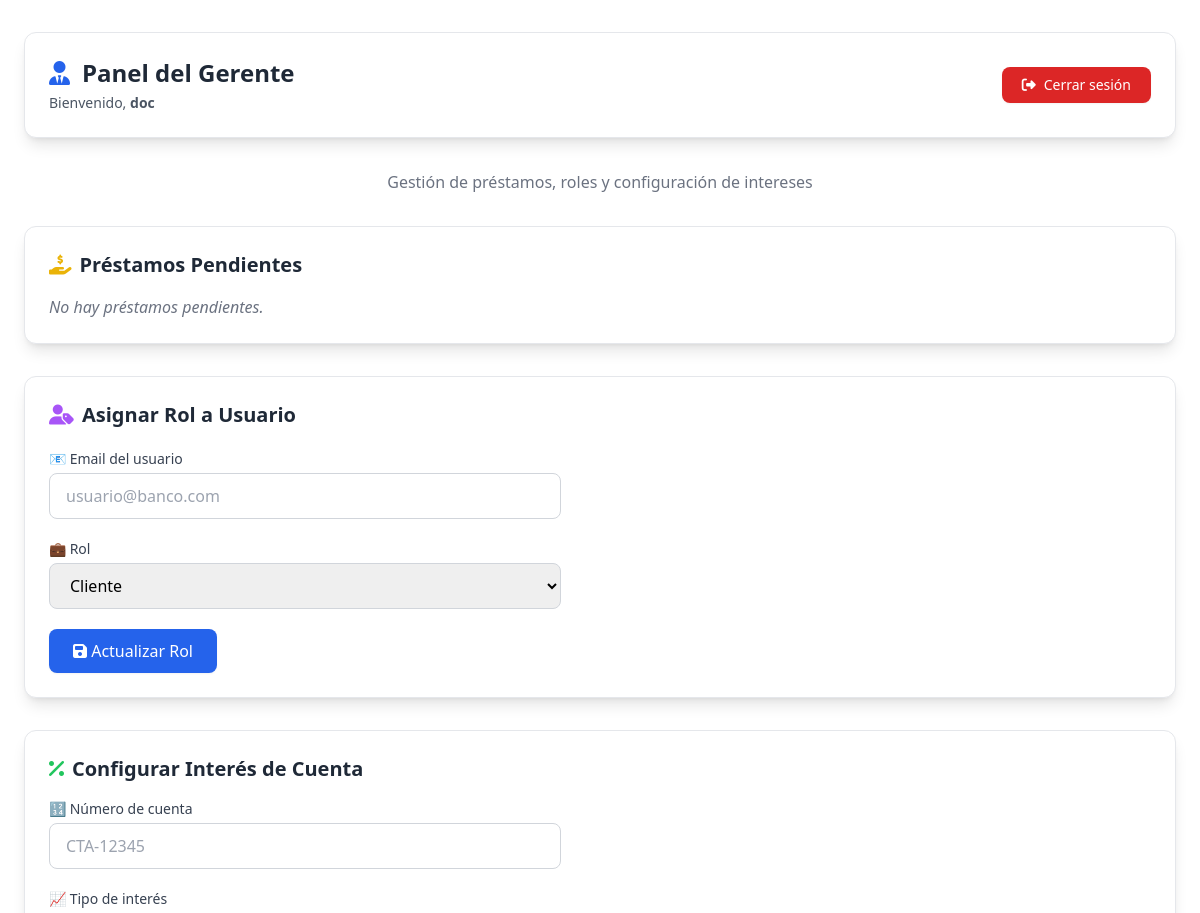
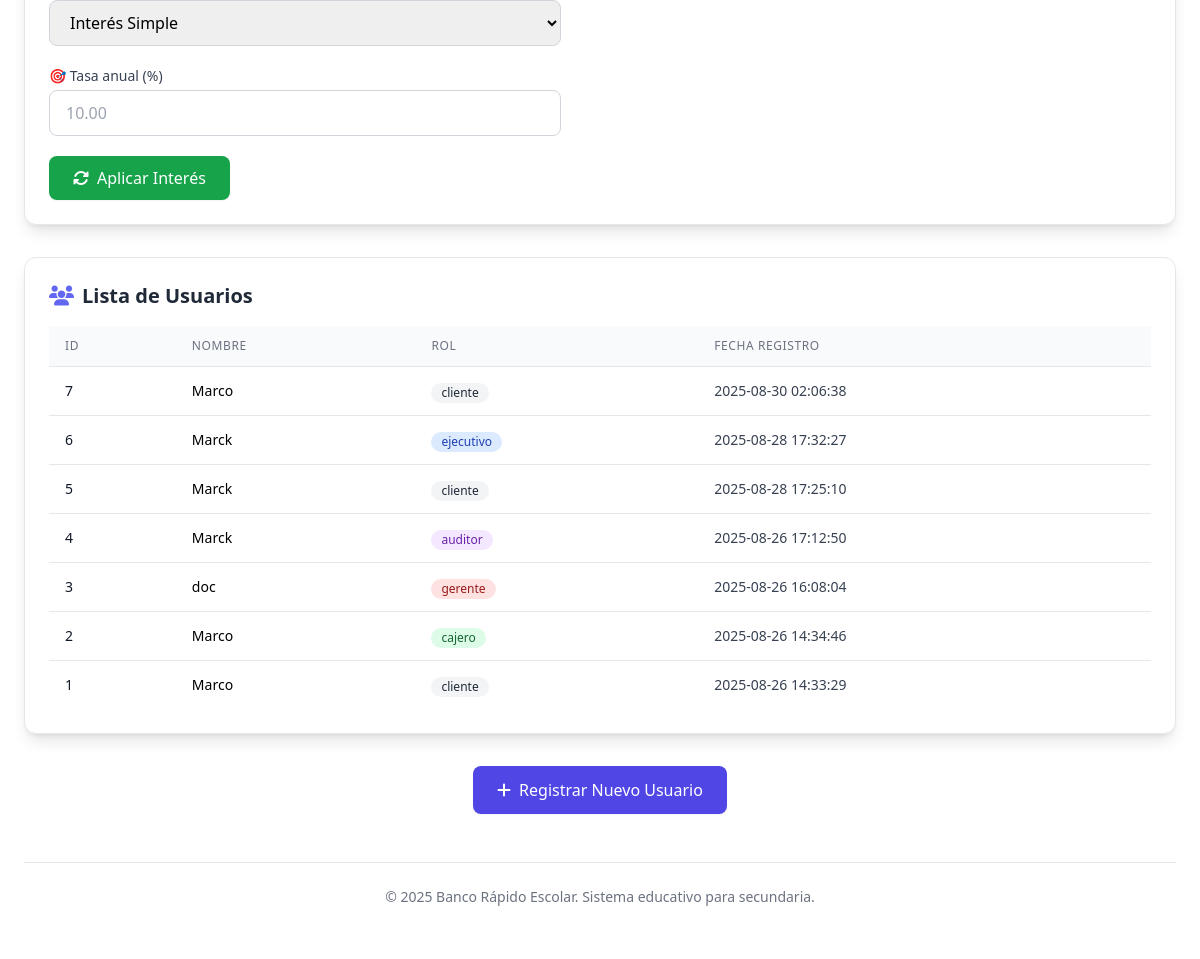
The page /dashboard.php (signed in) on the database its author committed (2 pictures, top to bottom).
### tables this page shows
CREATE TABLE `usuarios` (
  `id` int(11) NOT NULL,
  `nombre` varchar(100) NOT NULL,
  `email` varchar(120) NOT NULL,
  `contraseña_hash` varchar(255) NOT NULL,
  `rol` enum('cliente','cajero','ejecutivo','gerente','auditor') DEFAULT 'cliente',
  `creado_en` timestamp NOT NULL DEFAULT current_timestamp()
);

### dashboard.php (called while the page is built, shortened)
<?php
include 'includes/header.php';
call_user_func(role() . '_dashboard');
include 'includes/footer.php';

### includes/helpers.php (called while the page is built, shortened)
<?php
function h($s) {
    return htmlspecialchars($s ?? '', ENT_QUOTES, 'UTF-8');
}
function user() {
    return $_SESSION['user'] ?? null;
}
function listar_usuarios() {
    $pdo = Database::getInstance();
    $stmt = $pdo->query("SELECT id, nombre, rol, creado_en FROM usuarios ORDER BY creado_en DESC");
    return $stmt->fetchAll(PDO::FETCH_ASSOC);
}

### includes/gerente.php (the view, shortened to what this page needs)
<?php
function gerente_dashboard() {
    $pdo = Database::getInstance();
    $loans = $pdo->query("
        SELECT l.*, a.numero_cuenta, u.nombre as borrower
        FROM prestamos l
        JOIN cuentas a ON a.id = l.cuenta_solicitante_id
        JOIN usuarios u ON u.id = a.usuario_id
        ORDER BY l.id DESC
    ")->fetchAll();
    $usuarios = listar_usuarios();
    ?>
    <div class="container mx-auto px-6 py-8 max-w-7xl">
        <div class="flex justify-between items-center mb-8 p-6 bg-white rounded-xl shadow-lg border border-gray-200">
            <div>
                <h1 class="text-2xl font-bold text-gray-800 flex items-center gap-3">
                    <i class="fas fa-user-tie text-blue-600"></i>
                    Panel del Gerente
                </h1>
                <p class="text-gray-600 text-sm mt-1">
                    Bienvenido, <strong><?= h(user()['name']) ?></strong>
                </p>
            </div>
            <a href="auth/logout.php"
               class="inline-flex items-center gap-2 px-5 py-2 bg-red-600 hover:bg-red-700 text-white text-sm font-medium rounded-lg transition shadow-sm hover:shadow"
               onclick="return confirm('¿Seguro que deseas cerrar sesión?')">
                <i class="fas fa-sign-out-alt"></i>
                Cerrar sesión
            </a>
        </div>
        <div class="text-center mb-8">
            <p class="text-gray-500">Gestión de préstamos, roles y configuración de intereses</p>
        </div>
        <section class="bg-white p-6 rounded-xl shadow-lg border border-gray-200 mb-8">
            <h2 class="text-xl font-semibold text-gray-800 mb-4 flex items-center gap-2">
                <i class="fas fa-hand-holding-usd text-yellow-500"></i>
                Préstamos Pendientes
            </h2>
            <?php if (count(array_filter($loans, fn($l) => $l['estado'] === 'pending')) === 0): ?>
                <p class="text-gray-500 italic">No hay préstamos pendientes.</p>
            <?php endif; ?>
        </section>
        <section class="bg-white p-6 rounded-xl shadow-lg border border-gray-200 mb-8">
            <h2 class="text-xl font-semibold text-gray-800 mb-4 flex items-center gap-2">
                <i class="fas fa-user-tag text-purple-500"></i>
                Asignar Rol a Usuario
            </h2>
            <form method="post" class="space-y-5 max-w-lg">
                <div>
                    <label class="block text-sm font-medium text-gray-700 mb-1">📧 Email del usuario</label>
                    <input
                        type="email"
                        name="email"
                        class="w-full px-4 py-2.5 border border-gray-300 rounded-lg focus:outline-none focus:ring-2 focus:ring-blue-500/30 focus:border-blue-600"
                        placeholder="usuario@banco.com"
                        required
                    >
                </div>
                <div>
                    <label class="block text-sm font-medium text-gray-700 mb-1">💼 Rol</label>
                    <select
                        name="role"
                        class="w-full px-4 py-2.5 border border-gray-300 rounded-lg focus:outline-none focus:ring-2 focus:ring-blue-500/30 focus:border-blue-600"
                    >
                        <option value="cliente">Cliente</option>
                    </select>
                </div>
                <button
                    type="submit"
                    class="bg-blue-600 hover:bg-blue-700 text-white font-medium py-2.5 px-6 rounded-lg transition shadow-sm hover:shadow"
                >
                    <i class="fas fa-save"></i> Actualizar Rol
                </button>
            </form>
        </section>
        <section class="bg-white p-6 rounded-xl shadow-lg border border-gray-200 mb-8">
            <h2 class="text-xl font-semibold text-gray-800 mb-4 flex items-center gap-2">
                <i class="fas fa-percent text-green-500"></i>
                Configurar Interés de Cuenta
            </h2>
            <form method="post" class="space-y-5 max-w-lg">
                <div>
                    <label class="block text-sm font-medium text-gray-700 mb-1">🔢 Número de cuenta</label>
                    <input
                        type="text"
                        name="account_number"
                        class="w-full px-4 py-2.5 border border-gray-300 rounded-lg focus:outline-none focus:ring-2 focus:ring-green-500/30 focus:border-green-600"
                        placeholder="CTA-12345"
                        required
                    >
                </div>
                <div>
                    <label class="block text-sm font-medium text-gray-700 mb-1">📈 Tipo de interés</label>
                    <select
                        name="interest_type"
                        class="w-full px-4 py-2.5 border border-gray-300 rounded-lg focus:outline-none focus:ring-2 focus:ring-green-500/30 focus:border-green-600"
                    >
                        <option value="simple">Interés Simple</option>
                    </select>
                </div>
                <div>
                    <label class="block text-sm font-medium text-gray-700 mb-1">🎯 Tasa anual (%)</label>
                    <input
                        type="number"
                        name="interest_rate"
                        step="0.01"
                        min="0"
                        max="100"
                        class="w-full px-4 py-2.5 border border-gray-300 rounded-lg focus:outline-none focus:ring-2 focus:ring-green-500/30 focus:border-green-600"
                        placeholder="10.00"
                        required
                    >
                </div>
                <button
                    type="submit"
                    class="bg-green-600 hover:bg-green-700 text-white font-medium py-2.5 px-6 rounded-lg transition shadow-sm hover:shadow flex items-center gap-2"
                >
                    <i class="fas fa-sync-alt"></i> Aplicar Interés
                </button>
            </form>
        </section>
        <section class="bg-white p-6 rounded-xl shadow-lg border border-gray-200 mb-8">
            <h2 class="text-xl font-semibold text-gray-800 mb-4 flex items-center gap-2">
                <i class="fas fa-users text-indigo-500"></i>
                Lista de Usuarios
            </h2>
            <?php if (!empty($usuarios)): ?>
                <div class="overflow-x-auto">
                    <table class="min-w-full divide-y divide-gray-200">
                        <thead class="bg-gray-50">
                            <tr>
                                <th class="px-4 py-3 text-left text-xs font-medium text-gray-500 uppercase tracking-wider">ID</th>
                                <th class="px-4 py-3 text-left text-xs font-medium text-gray-500 uppercase tracking-wider">Nombre</th>
                                <th class="px-4 py-3 text-left text-xs font-medium text-gray-500 uppercase tracking-wider">Rol</th>
                                <th class="px-4 py-3 text-left text-xs font-medium text-gray-500 uppercase tracking-wider">Fecha Registro</th>
                            </tr>
                        </thead>
                        <tbody class="bg-white divide-y divide-gray-200">
                            <?php foreach ($usuarios as $u): ?>
                                <tr class="hover:bg-gray-50">
                                    <td class="px-4 py-3 whitespace-nowrap text-sm text-gray-900"><?= h($u['id']) ?></td>
                                    <td class="px-4 py-3 whitespace-nowrap text-sm font-medium"><?= h($u['nombre']) ?></td>
                                    <td class="px-4 py-3 whitespace-nowrap">
                                        <span class="inline-flex items-center px-2.5 py-0.5 rounded-full text-xs font-medium
                                            <?php
                                            echo match($u['rol']) {
                                                'gerente' => 'bg-red-100 text-red-800',
                                                'auditor' => 'bg-purple-100 text-purple-800',
                                                'ejecutivo' => 'bg-blue-100 text-blue-800',
                                                'cajero' => 'bg-green-100 text-green-800',
                                                'cliente' => 'bg-gray-100 text-gray-800',
                                                default => 'bg-yellow-100 text-yellow-800'
                                            };
                                            ?>
                                        ">
                                            <?= h($u['rol']) ?>
                                        </span>
                                    </td>
                                    <td class="px-4 py-3 whitespace-nowrap text-sm text-gray-700"><?= h($u['creado_en']) ?></td>
                                </tr>
                            <?php endforeach; ?>
                        </tbody>
                    </table>
                </div>
            <?php else: ?>
                <p class="text-gray-500 italic">No hay usuarios registrados.</p>
            <?php endif; ?>
        </section>
        <div class="text-center mt-8">
            <a href="auth/register.php" class="inline-flex items-center gap-2 px-6 py-3 bg-indigo-600 hover:bg-indigo-700 text-white font-medium rounded-lg shadow-sm hover:shadow transition">
                <i class="fas fa-plus"></i> Registrar Nuevo Usuario
            </a>
        </div>
        <footer class="mt-12 py-6 text-center text-gray-500 text-sm border-t border-gray-200">
            <p>&copy; <?= date('Y') ?> <?= h(APP_NAME) ?>. Sistema educativo para secundaria.</p>
        </footer>
    </div>
    <?php
}

### includes/header.php (shortened to what this page needs)
<!DOCTYPE html>
<html lang="es">
<head>
    <script src="https://cdn.tailwindcss.com"></script>
    <link rel="stylesheet" href="https://cdnjs.cloudflare.com/ajax/libs/font-awesome/6.5.0/css/all.min.css"/>
</head>

### includes/footer.php
</body>
</html>

### includes/header.php (style rules this page uses)
.container { @apply mx-auto px-4 py-8 max-w-7xl; }

### rows shown on the page
usuarios: nombre "doc", id "3", rol "gerente", creado_en "2025-08-26 16:08:04"
usuarios: id "7", nombre "Marco", rol "cliente", creado_en "2025-08-30 02:06:38"
usuarios: id "6", nombre "Marck", rol "ejecutivo", creado_en "2025-08-28 17:32:27"
usuarios: id "5", nombre "Marck", rol "cliente", creado_en "2025-08-28 17:25:10"
usuarios: id "4", nombre "Marck", rol "auditor", creado_en "2025-08-26 17:12:50"
usuarios: id "2", nombre "Marco", rol "cajero", creado_en "2025-08-26 14:34:46"
usuarios: id "1", nombre "Marco", rol "cliente", creado_en "2025-08-26 14:33:29"

### other values the page prints
APP_NAME "Banco Rápido Escolar"
